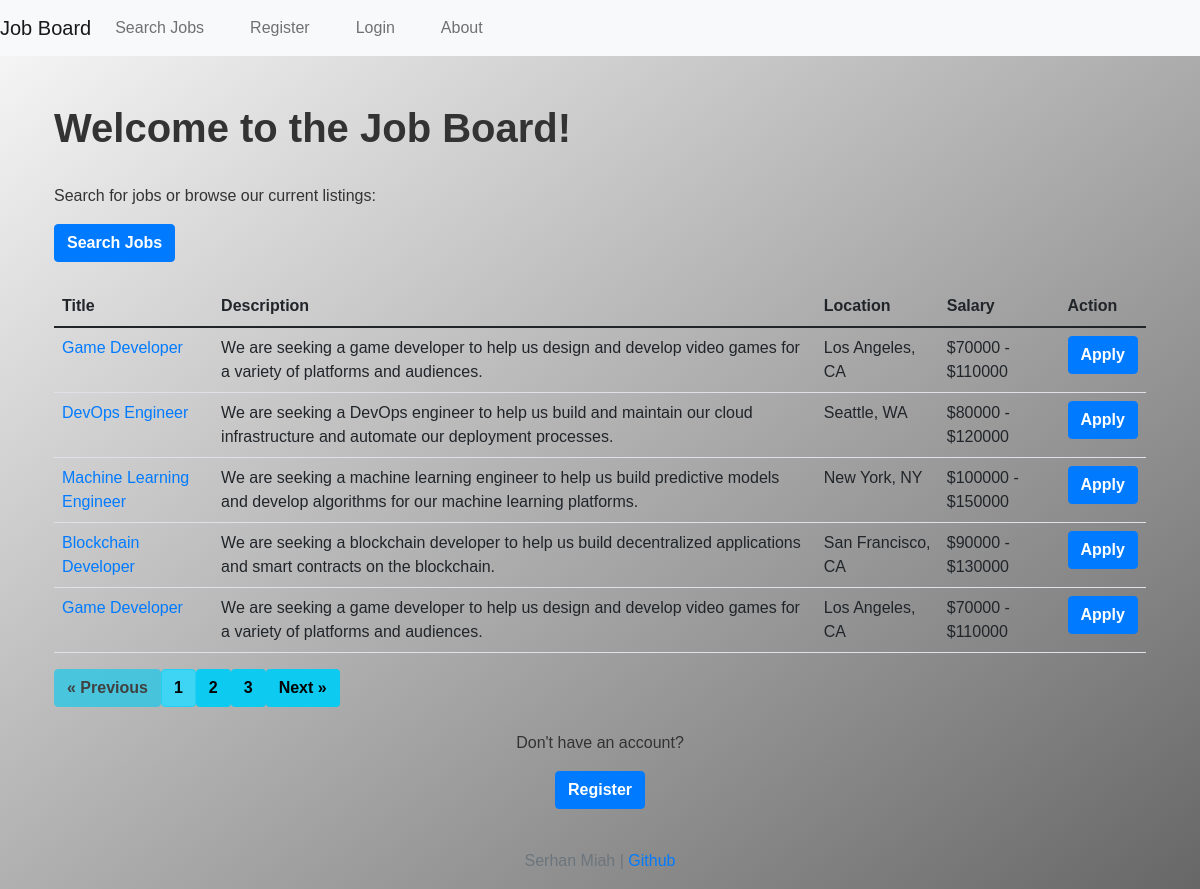
The page / on the database its author committed.
### project/models.py (models this page shows, shortened)
class Job(db.Model):
    id = db.Column(db.Integer, primary_key=True)
    title = db.Column(db.String(100), nullable=False)
    company = db.Column(db.String(100), nullable=False)
    description = db.Column(db.String(1000), nullable=False)
    location = db.Column(db.String(100), nullable=False)
    salary_min = db.Column(db.Integer)
    salary_max = db.Column(db.Integer)
    date_posted = db.Column(db.DateTime, nullable=False, default=datetime.utcnow)
    is_active = db.Column(db.Boolean, nullable=False, default=True)
    applicants = db.relationship('Application', backref='job', lazy=True)

### project/main/routes.py (the view)
@main.route('/')
def index():
    page = request.args.get('page', 1, type=int)
    jobs = Job.query.order_by(Job.date_posted.desc()).paginate(page=page, per_page=5)
    return render_template('index.html', jobs=jobs)

### project/templates/index.html
{% extends "base.html" %}
{% block content %}
<div class="container">
  <h1>Welcome to the Job Board!</h1>
  <p>Search for jobs or browse our current listings:</p>
  <a href="/search" class="btn btn-primary">Search Jobs</a>
  <br><br>
  <table class="table">
    <thead>
      <tr class="table-header">
        <th class="header-cell">Title</th>
        <th class="header-cell">Description</th>
        <th class="header-cell">Location</th>
        <th class="header-cell">Salary</th>
        <th class="header-cell">Action</th>
      </tr>
    </thead>
    <tbody>
      {% for job in jobs.items %}
        <tr>
          <td><a href="/job/{{ job.id }}">{{ job.title }}</a></td>
          <td>{{ job.description }}</td>
          <td>{{ job.location }}</td>
          <td>${{ job.salary_min }} - ${{ job.salary_max }}</td>
          <td><a href="/apply/{{ job.id }}" class="btn btn-primary">Apply</a></td>
        </tr>
      {% endfor %}
    </tbody>
  </table>
  <div class="pagination">
    {% if jobs.has_prev %}
      <a href="{{ url_for('main.index', page=jobs.prev_num) }}" class="btn btn-info">&laquo; Previous</a>
    {% else %}
      <span class="btn btn-info disabled">&laquo; Previous</span>
    {% endif %}
    {% for page in jobs.iter_pages() %}
      {% if page %}
        {% if page == jobs.page %}
          <span class="btn btn-info active">{{ page }}</span>
        {% else %}
          <a href="{{ url_for('main.index', page=page) }}" class="btn btn-info">{{ page }}</a>
        {% endif %}
      {% else %}
        <span class="btn btn-info disabled">...</span>
      {% endif %}
    {% endfor %}
    {% if jobs.has_next %}
      <a href="{{ url_for('main.index', page=jobs.next_num) }}" class="btn btn-info">Next &raquo;</a>
    {% else %}
      <span class="btn btn-info disabled">Next &raquo;</span>
    {% endif %}
  </div>
  <div class="text-center">
    <p>Don't have an account?</p>
    <a href="/register" class="btn btn-primary">Register</a>
  </div>
</div>
{% endblock %}

### project/templates/base.html (shortened to what this page needs)
<!DOCTYPE html>
<html>
  <head>
    <link rel="stylesheet" href="{{ url_for('static', filename='css/bootstrap.min.css') }}">
    <link rel="stylesheet" href="{{ url_for('static', filename='style.css') }}">
  </head>
  <body>
    <nav class="navbar navbar-expand-lg navbar-light bg-light">
      <a class="navbar-brand" href="{{ url_for('job_board.index') }}">Job Board</a>
      <div class="collapse navbar-collapse" id="navbarNav">
        <ul class="navbar-nav mr-auto">
          <li class="nav-item">
            <a class="nav-link" href="{{ url_for('job_board.search') }}">Search Jobs</a>
          </li>
          {% if current_user.is_authenticated %}
            <li class="nav-item">
              <a class="nav-link" href="{{ url_for('users.account') }}">Profile</a>
            </li>
            <li class="nav-item">
              <a class="nav-link" href="{{ url_for('users.logout') }}">Logout</a>
            </li>
            <li class="nav-item">
              <a class="nav-link" href="{{ url_for('applicants.my_applications') }}">My Applications</a>
            </li>
          {% else %}
            <li class="nav-item">
              <a class="nav-link" href="{{ url_for('users.register') }}">Register</a>
            </li>
            <li class="nav-item">
              <a class="nav-link" href="{{ url_for('users.login') }}">Login</a>
            </li>
          {% endif %}
          <li class="nav-item">
            <a class="nav-link" href="{{ url_for('main.about') }}">About</a>
          </li>
        </ul>
      </div>
    </nav>
    <main class="container my-4">
      {% block content %}{% endblock %}
    </main>
    <footer class="footer mt-auto py-3">
      <div class="container text-center">
        <span class="text-muted">Serhan Miah | <a href="https://github.com/SerhanMiah" target="_blank">Github</a></span>
      </div>
    </footer>
  </body>
</html>

### project/static/style.css (style rules this page uses)
:root { --font-size-base: 16px; --line-height-base: 1.5; }
body { font-family: sans-serif; font-size: var(--font-size-base); line-height: var(--line-height-base); background: linear-gradient(to bottom right, #f9f9f9, #676767); color: #333; }
h1 { margin-top: 3rem; margin-bottom: 2rem; font-size: 2.5rem; font-weight: 600; }
p { margin-top: 1.5rem; }
a { color: #007bff; text-decoration: none; }
.btn { font-weight: bold; text-align: center; white-space: nowrap; vertical-align: middle; user-select: none; border: 1px solid transparent; padding: 0.375rem 0.75rem; font-size: 1rem; line-height: 1.5; border-radius: 0.25rem; transition: all 0.15s ease-in-out; }
.btn-primary { color: #fff; background-color: #007bff; border-color: #007bff; }
.navbar-nav { margin-right: auto; display: flex; justify-content: space-evenly; }
.navbar-nav li { margin-right: 10px; }
.navbar-nav .nav-link { padding-right: 0; padding-left: 0; margin-right: 20px; }

### rows shown on the page
Job: title "Game Developer", description "We are seeking a game developer to help us design and develop video games for a variety of platforms and audiences.", location "Los Angeles, CA", salary_min "70000", salary_max "110000"
Job: title "DevOps Engineer", description "We are seeking a DevOps engineer to help us build and maintain our cloud infrastructure and automate our deployment processes.", location "Seattle, WA", salary_min "80000", salary_max "120000"
Job: title "Machine Learning Engineer", description "We are seeking a machine learning engineer to help us build predictive models and develop algorithms for our machine learning platforms.", location "New York, NY", salary_min "100000", salary_max "150000"
Job: title "Blockchain Developer", description "We are seeking a blockchain developer to help us build decentralized applications and smart contracts on the blockchain.", location "San Francisco, CA", salary_min "90000", salary_max "130000"
Job: title "Game Developer", description "We are seeking a game developer to help us design and develop video games for a variety of platforms and audiences.", location "Los Angeles, CA", salary_min "70000", salary_max "110000"

### other values the page prints
{{ page }} "1"
{{ page }} "2" "3"
